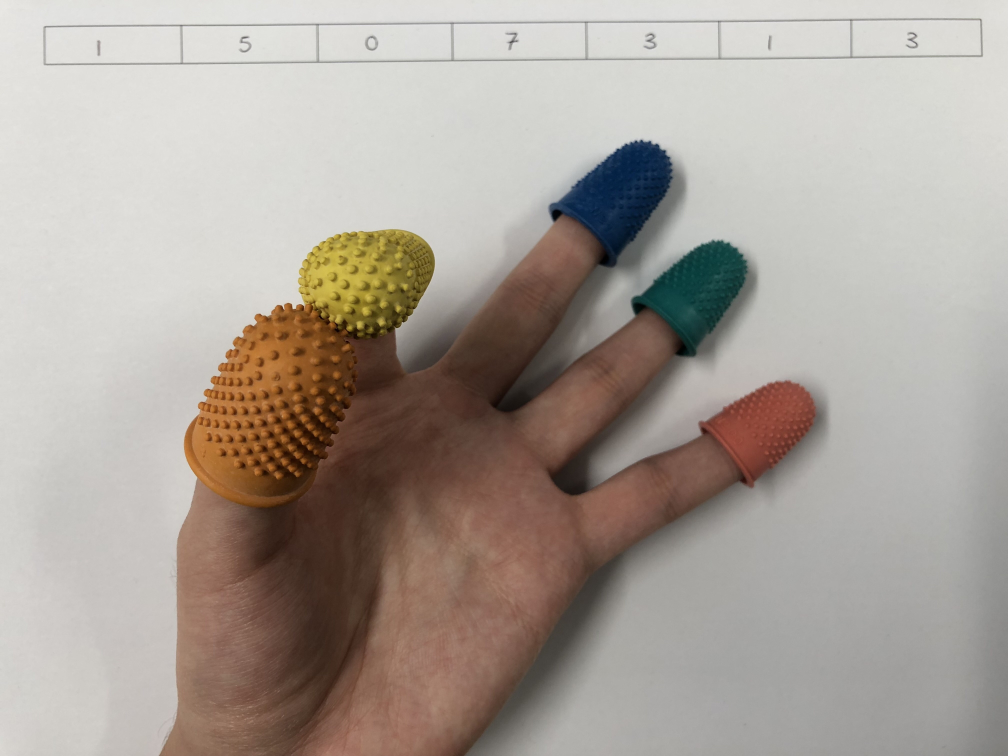
%> input picture IMAGE PROCESSING/index.png, 4032 x 3024 px (shown at 1/4 size)
$ octave TaskA3.m   (GNU Octave 9; MATLAB toolbox functions it lacks are replaced by stand-ins)
%> lines starting %> are read from the running program, lines starting %| are printed output that depends on the picture; in (x1, y1, x2, y2) boxes, pixels count from 0 and x2, y2 are one past the last pixel; in counts of white or black regions, pixels touching at a corner belong together; the program's own positions count from 1
clear all;
close all;
clc;
fileName = uigetfile('palmdown.png');
%> the answer given: index.png
palmdownImageFile = imread(fileName);


r = palmdownImageFile(:, :, 1);
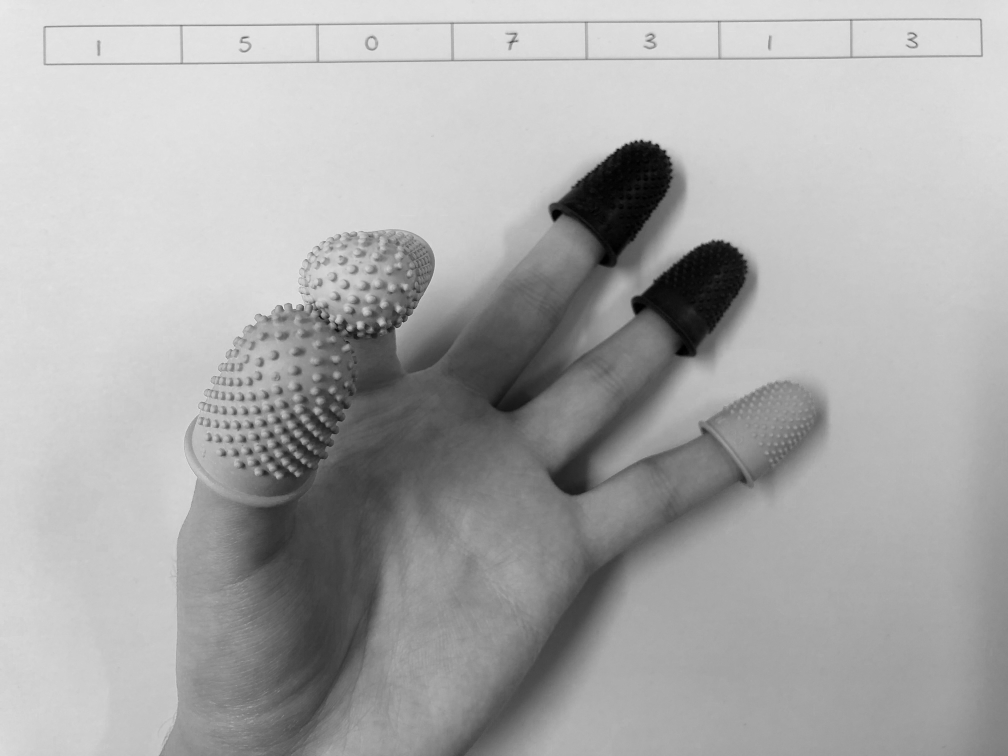
%> r: size 3024x4032 uint8 (shown at 1/4 size); min 0, max 255, mean 170.2
g = palmdownImageFile(:, :, 2);
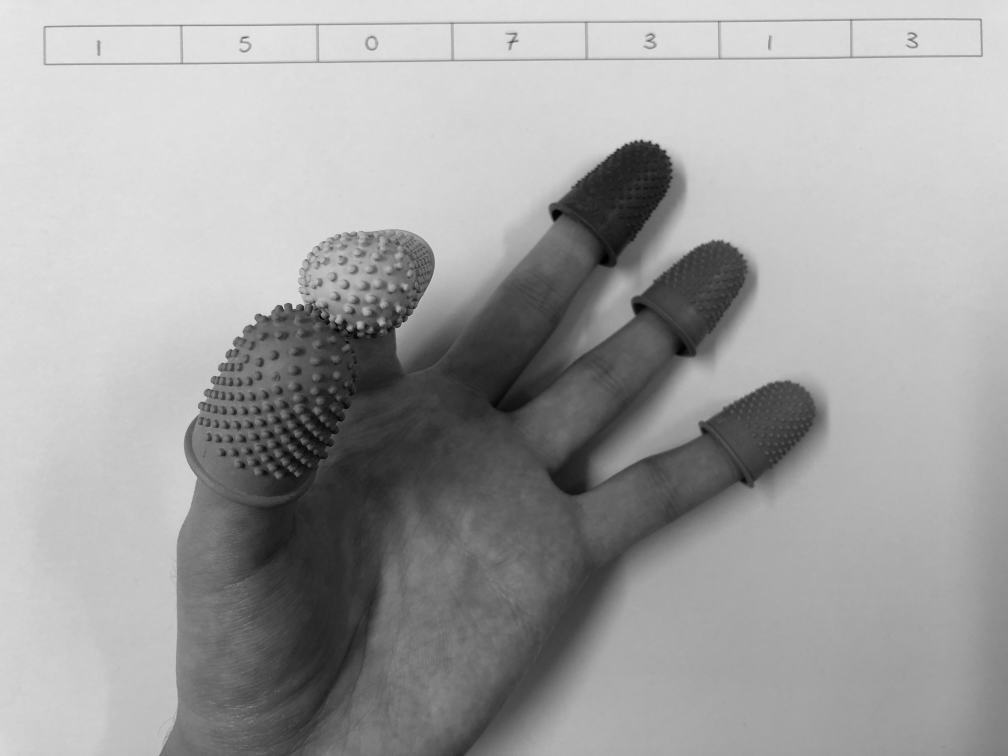
%> g: size 3024x4032 uint8 (shown at 1/4 size); min 0, max 245, mean 161.2
b = palmdownImageFile(:, :, 3);
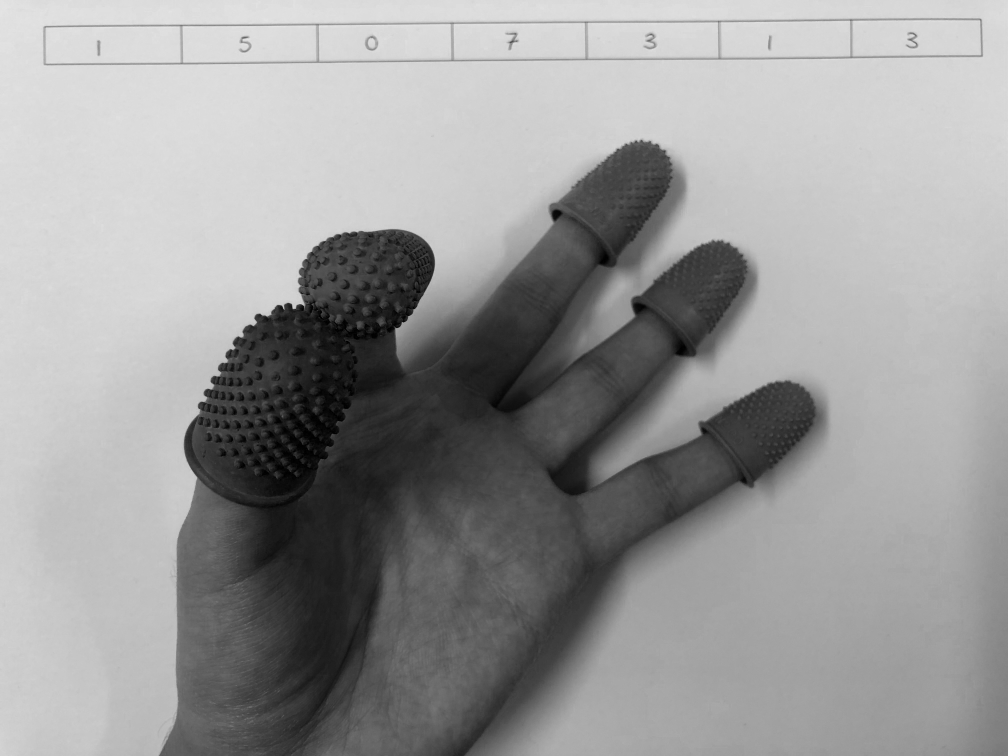
%> b: size 3024x4032 uint8 (shown at 1/4 size); min 0, max 244, mean 153.2


orangeThumbBinary = r > 142 & r < 208 & g > 68 & g < 109 & b < 54;
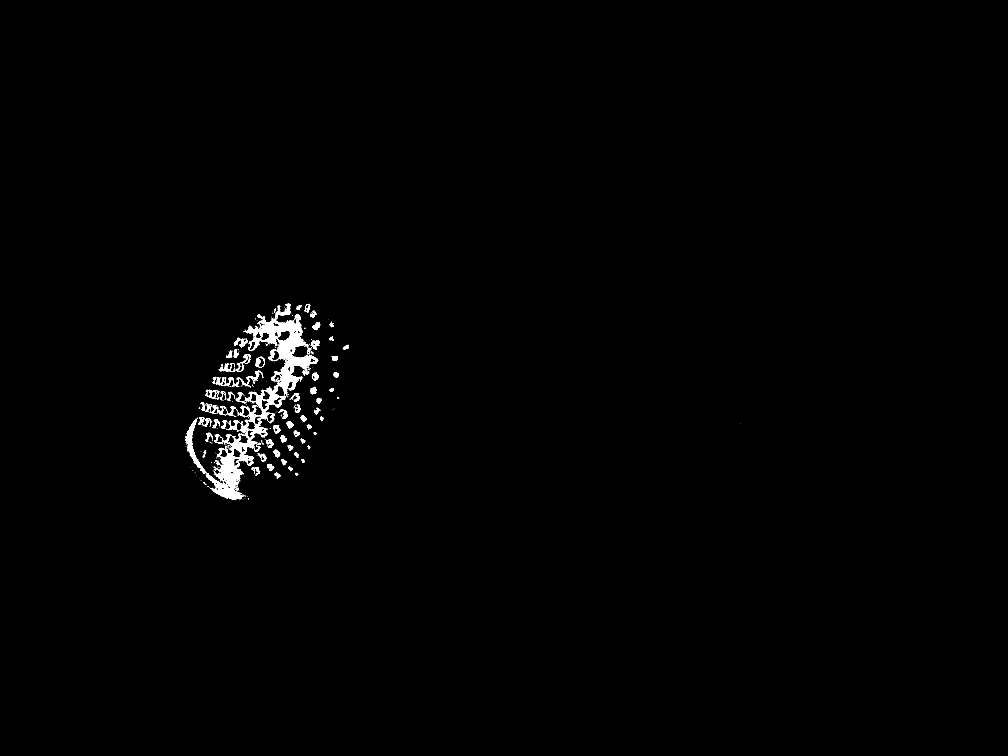
%> orangeThumbBinary: size 3024x4032 logical (shown at 1/4 size); 0.7% white; 862 white regions (754 under 20 px), largest, box (x1, y1, x2, y2) and area: (824, 1214, 1273, 1999) 53927, (741, 1675, 828, 1897) 3749, (979, 1482, 1052, 1545) 858
orangeThumbIsolated = palmdownImageFile;
orangeThumbIsolated(repmat(~orangeThumbBinary,[1 1 3])) = 0;


yellowIndexBinary = r > 174 & r < 235 & g > 142 & g < 206 & b > 33 & b < 108;
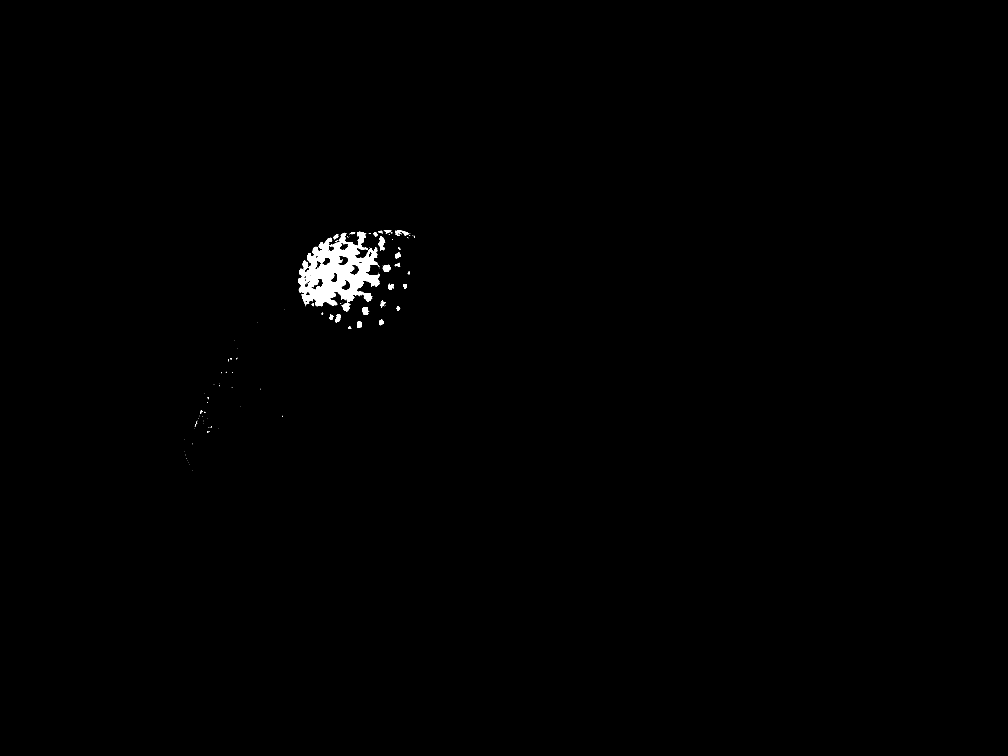
%> yellowIndexBinary: size 3024x4032 logical (shown at 1/4 size); 0.48% white; 195 white regions (165 under 20 px), largest, box (x1, y1, x2, y2) and area: (1193, 927, 1520, 1226) 49470, (1513, 946, 1538, 1002) 854, (1358, 931, 1391, 977) 801
yellowIndexIsolated = palmdownImageFile;
yellowIndexIsolated(repmat(~yellowIndexBinary,[1 1 3])) = 0;


blueMiddleBinary = r > 5 & r < 30 & g > 40 & g < 60 & b > 70 & b < 170;
%> blueMiddleBinary: size 3024x4032 logical; 0.26% white; 623 white regions (583 under 20 px), largest, box (x1, y1, x2, y2) and area: (2253, 577, 2678, 923) 19302, (2486, 674, 2646, 788) 4246, (2413, 784, 2517, 894) 3227
blueMiddleIsolated = palmdownImageFile;
blueMiddleIsolated(repmat(~blueMiddleBinary,[1 1 3])) = 0;


greenRingBinary = r > 0 & r < 50 &  g > 70 & g < 100 & b > 70 & b < 105;
%> greenRingBinary: size 3024x4032 logical; 0.08% white; 473 white regions (431 under 20 px), largest, box (x1, y1, x2, y2) and area: (2718, 1219, 2787, 1289) 2820, (2855, 1060, 2922, 1116) 958, (2875, 966, 2944, 1004) 647
greenRingIsolated = palmdownImageFile;
greenRingIsolated(repmat(~greenRingBinary,[1 1 3])) = 0;

redPinkyBinary = r > 160 & r < 200 & g > 90 & g < 120 & b > 84 & b < 119;
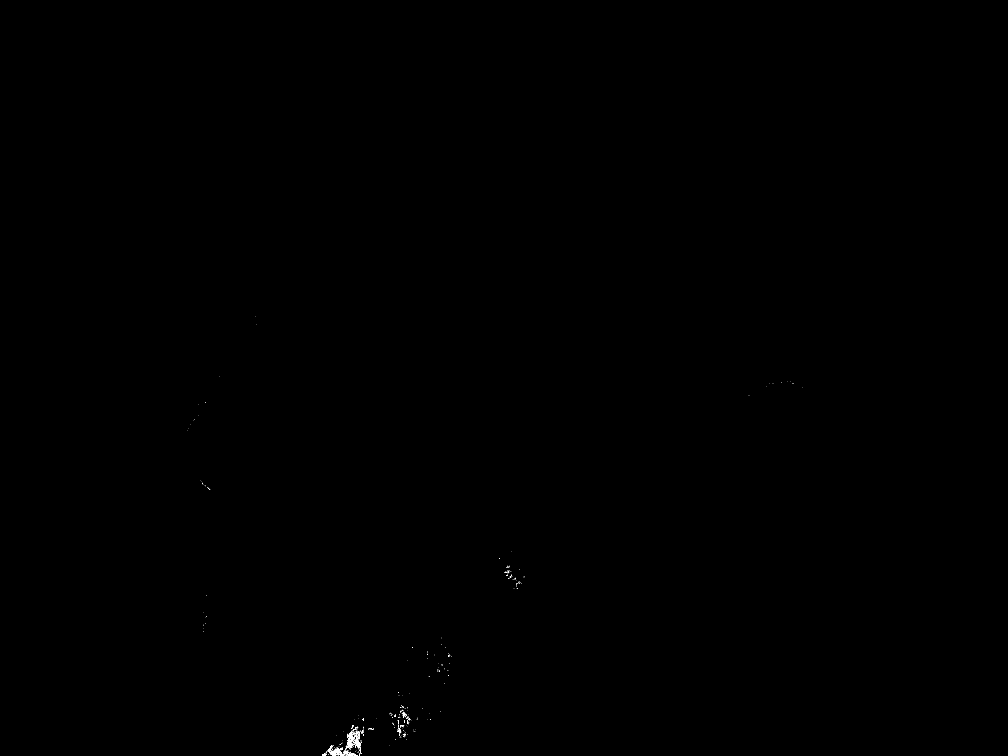
%> redPinkyBinary: size 3024x4032 logical (shown at 1/4 size); 0.03% white in thin lines or dots, all inside (x1, y1, x2, y2) = (748, 1266, 3212, 3024)
redPinkyIsolated = palmdownImageFile;
redPinkyIsolated(repmat(~redPinkyBinary,[1 1 3])) = 0;

figure;
subplot(6,2,1);
imshow(orangeThumbBinary);colormap gray;axis image;title('i. Binary Masks');
subplot(6,2,2);
imshow(orangeThumbIsolated);colormap gray;axis image;title('ii. Isolated Pixels');
subplot(6,2,3);
imshow(yellowIndexBinary);
subplot(6,2,4);
imshow(yellowIndexIsolated);
subplot(6,2,5);
imshow(blueMiddleBinary);
subplot(6,2,6);
imshow(blueMiddleIsolated);
subplot(6,2,7);
imshow(greenRingBinary);
subplot(6,2,8);
imshow(greenRingIsolated);
subplot(6,2,9);
imshow(redPinkyBinary);
subplot(6,2,10);
imshow(redPinkyIsolated);
